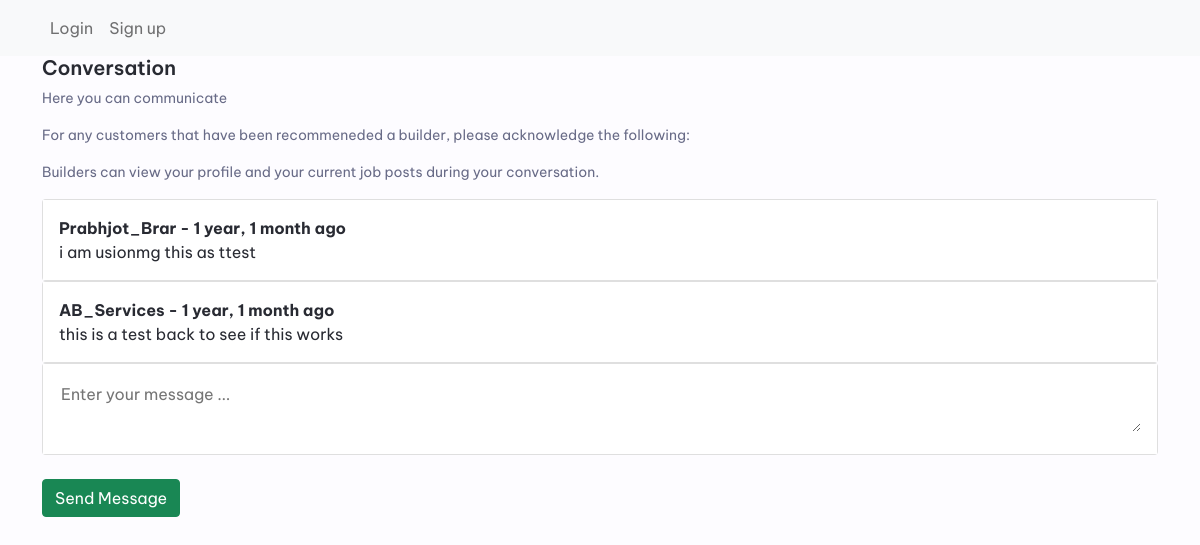
/conversation/4/5/, run on the app's committed database.
### app1/models.py (models this page shows)
class Messages(models.Model):
    text = models.TextField()
    convo = models.ForeignKey(Conversation, related_name="msgs", on_delete=models.CASCADE, null=True)
    author = models.TextField(default="")
    created = models.DateTimeField(auto_now_add=True)

### app1/views.py (the view)
# urls.py: path('conversation/<int:customer_id>/<int:builder_id>/', views.conversationView, name="conversation"),
def conversationView(request, customer_id, builder_id):
    customer = User.objects.get(pk=customer_id)
    builder = User.objects.get(pk=builder_id)
    if Conversation.objects.filter(customer=customer, builder=builder).exists():
        conversation = Conversation.objects.get(customer=customer, builder=builder)
    else:
        conversation = Conversation.objects.create(customer=customer, builder=builder)
        conversation = Conversation.objects.get(customer=customer, builder=builder)
    if request.method == "POST":
        text = request.POST.get('message_text')
        if text:
            message = Messages.objects.create(text=text, convo=conversation, author=request.user.username)
            message.save()
            return redirect('conversation', customer_id=customer_id, builder_id=builder_id)
    return render(request, './conversation.html', {"conversation":conversation})

### app1/templates/conversation.html (shortened to what this page needs)
{% extends './base.html' %}
{% load static %}
{% block content %}
{% load crispy_forms_tags %}
<link rel="stylesheet" href="{% static 'app1/base.css' %}">
<div id ="container">
    <h1>Conversation</h1>
    <p>Here you can communicate</p>
    <p>For any customers that have been recommeneded a builder, please acknowledge the following:</p>
    <p>Builders can view your profile and your current job posts during your conversation. </p>
    {% for message in conversation.msgs.all %}
    <div class="card">
        <div class = "card-body">
        <b>{{message.author}} - {{message.created|timesince}} ago</b>
        <br>
        {{message.text}}
    </div>
    </div>
    {% endfor %}
    <form method="POST" action=".">
        <div class="card">
            <div class="card-body">
                <textarea style = "width: 100%; -webkit-box-sizing: border-box; box-sizing: border-box; border:none;" name = "message_text" placeholder="Enter your message ..."></textarea>
            </div>
        </div>
        <br>
        <div>
            <button type="submit" class ="btn btn-success">Send Message</button>
        </div>
    </form>
</div>
{% endblock %}

### app1/static/app1/base.css (style rules this page uses)
:root { --c-text-primary: #282a32; --c-text-secondary: #686b87; --c-text-action: #404089; --c-accent-primary: #434ce8; --c-border-primary: #eff1f6; --c-background-primary: #ffffff; --c-background-secondary: #fdfcff; --c-background-tertiary: #ecf3fe; --c-background-quaternary: #e9ecf4; }
.card-body { background-color: #ffffff;; box-shadow: 0 3px 3px 0 rgba(#000, 0.05), 0 5px 15px 0 rgba(#000, 0.05); }
h1 { font-size: 1.25rem; font-weight: 600; }
p { color: var(--c-text-secondary); font-size: 0.875rem; margin-top: 0.25rem; margin-bottom: 1rem; }
body { line-height: 1.5; min-height: 100vh; font-family: "Be Vietnam Pro", sans-serif; background-color: var(--c-background-secondary); color: var(--c-text-primary); }

### data on the page
Messages: author "Prabhjot_Brar", created "1 year, 1 month", text "i am usionmg this as ttest"
Messages: author "AB_Services", created "1 year, 1 month", text "this is a test back to see if this works"
